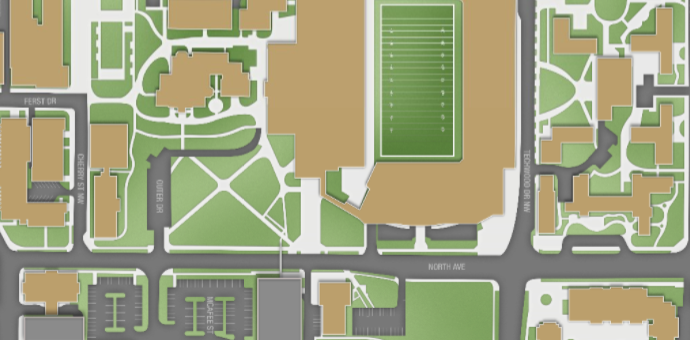
#> input picture Images/GA_5th_Quadrant.png, 690 x 340 px, found by its file name
$ jupyter execute campus_color.ipynb
#> lines starting #> are read from the running program, lines starting #| are printed output that depends on the picture
[cell 1]
import cv2
import numpy as np
from collections import Counter
import matplotlib.pyplot as plt

def get_dominant_colors(image, k=5):
    # Reshape the image to a 2D array of pixels
    pixels = image.reshape((-1, 3))

    # Convert to float32 type
    pixels = np.float32(pixels)

    # Define criteria for k-means clustering
    criteria = (cv2.TERM_CRITERIA_EPS + cv2.TERM_CRITERIA_MAX_ITER, 100, 0.2)

    # Apply k-means clustering to find dominant colors
    _, labels, palette = cv2.kmeans(pixels, k, None, criteria, 10, cv2.KMEANS_RANDOM_CENTERS)

    # Count each cluster (dominant color) and convert it to a percentage
    _, counts = np.unique(labels, return_counts=True)

    return palette, counts

def plot_colors(palette, counts):
    # Create a pie chart
    plt.figure(figsize=(8, 8))
    plt.pie(counts, labels=[f'{(c/sum(counts))*100:.2f}% - {tuple(map(int, color))}' for color, c in zip(palette, counts)],
            colors=[color/255 for color in palette], startangle=90)
    plt.axis('equal')
    plt.show()

# Load the image
image_path = 'Images\GA_5th_Quadrant.png'  # Replace with your image path
image = cv2.imread(image_path)
#> image is the input picture: shape (340, 690, 3); mean B, G, R 130.7, 164.4, 162.6

# Convert image from BGR to RGB (OpenCV loads images in BGR format)
image = cv2.cvtColor(image, cv2.COLOR_BGR2RGB)

# Get dominant colors and their percentages
palette, counts = get_dominant_colors(image, k=5)
#> in get_dominant_colors, `_, labels, palette = cv2.kmeans(pixels, k, None, criteria, 10, cv2.KME..`: palette = [[187.2, 159.8, 109.8], [111.2, 119.1, 104.4], [141.5, 168.7, 115.3], [230.5, 231.5, 228.4], [187.9, 191.2, 171.7]]
#> in get_dominant_colors, `_, counts = np.unique(labels, return_counts=True)`: counts = [66166, 56848, 63149, 32759, 15678]
#> counts = [66166, 56848, 63149, 32759, 15678]

# Plot the colors
plot_colors(palette, counts)
#> in plot_colors, `plt.show()`:
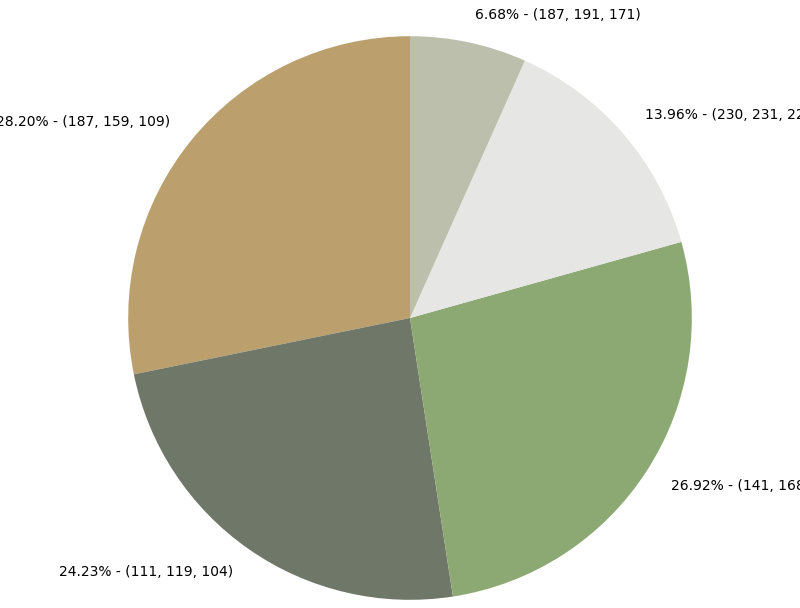
#> figure drawn by matplotlib, 1 panel

# Print the color percentages
for color, count in zip(palette, counts):
    percentage = (count / sum(counts)) * 100
    print(f'Color: {tuple(map(int, color))}, Percentage: {percentage:.2f}%')
#> this loop made 5 passes
#> (color, count, percentage) on passes 1 to 5: ([187.2, 159.8, 109.8], 66166, 28.2), ([111.2, 119.1, 104.4], 56848, 24.23), ([141.5, 168.7, 115.3], 63149, 26.92), ([230.5, 231.5, 228.4], 32759, 13.96), ([187.9, 191.2, 171.7], 15678, 6.68)
#| Color: (187, 159, 109), Percentage: 28.20%
#| Color: (111, 119, 104), Percentage: 24.23%
#| Color: (141, 168, 115), Percentage: 26.92%
#| Color: (230, 231, 228), Percentage: 13.96%
#| Color: (187, 191, 171), Percentage: 6.68%


$ run again, with Images/GA_4th_Quadrant.png copied over Images/GA_5th_Quadrant.png
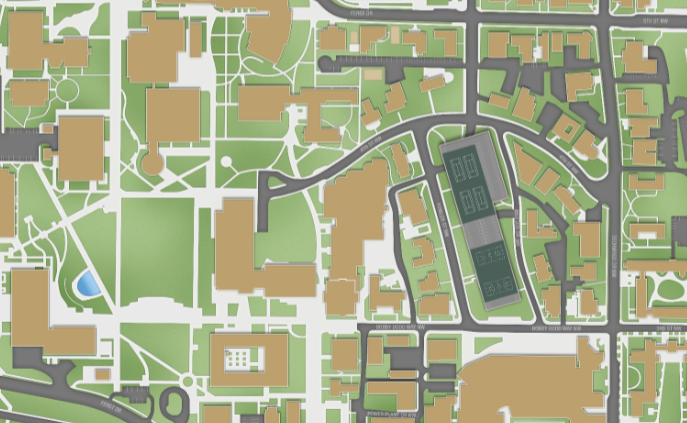
#> input picture Images/GA_4th_Quadrant.png, 687 x 423 px, found by its file name
#> image is the input picture: shape (423, 687, 3); mean B, G, R 137.7, 172, 167.5
#> in get_dominant_colors, `_, labels, palette = cv2.kmeans(pixels, k, None, criteria, 10, cv2.KME..`: palette = [[187.3, 160.2, 110.9], [142.5, 170.3, 115.2], [110.7, 114.9, 109.2], [170.8, 187.5, 146.3], [227.2, 229.3, 224.3]]
#> in get_dominant_colors, `_, counts = np.unique(labels, return_counts=True)`: counts = [68233, 71835, 48489, 51429, 50615]
#> in plot_colors, `plt.show()`:
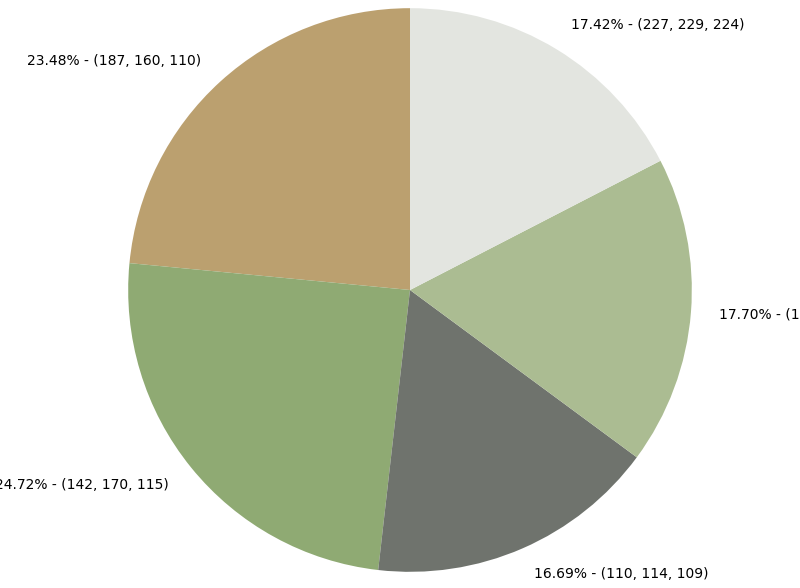
#> figure drawn by matplotlib, 1 panel
#> the loop `for color, count in zip(palette, counts):` made 5 passes
#> (color, count, percentage) on passes 1 to 5: ([187.3, 160.2, 110.9], 68233, 23.48), ([142.5, 170.3, 115.2], 71835, 24.72), ([110.7, 114.9, 109.2], 48489, 16.69), ([170.8, 187.5, 146.3], 51429, 17.7), ([227.2, 229.3, 224.3], 50615, 17.42)
#> (printed output is left out)

$ run again, with Images/GA_1st_Quadrant.png copied over Images/GA_5th_Quadrant.png
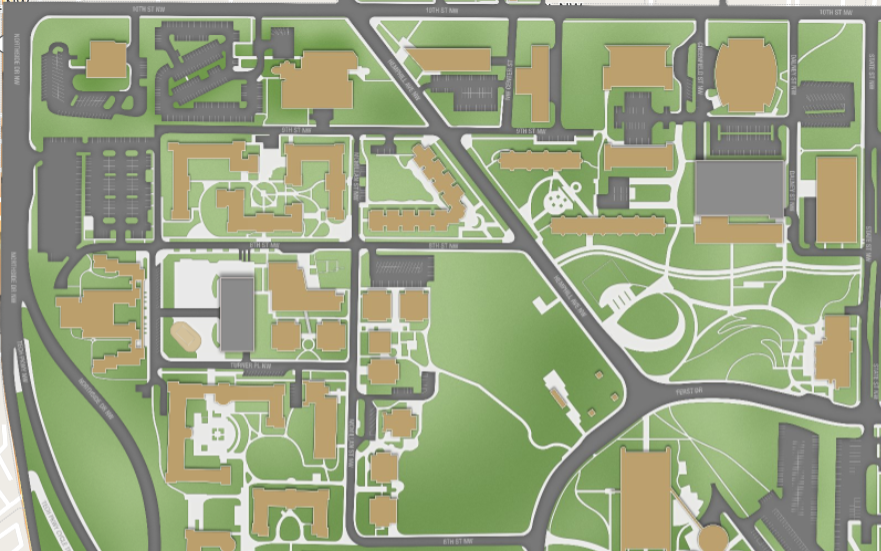
#> input picture Images/GA_1st_Quadrant.png, 881 x 551 px, found by its file name
#> image is the input picture: shape (551, 881, 3); mean B, G, R 128.2, 163, 152.2
#> in get_dominant_colors, `_, labels, palette = cv2.kmeans(pixels, k, None, criteria, 10, cv2.KME..`: palette = [[167.7, 173.2, 121.8], [116.2, 117.5, 114.7], [131.2, 163.8, 101.2], [230.1, 231.7, 226.8], [189.3, 195.7, 174.5]]
#> in get_dominant_colors, `_, counts = np.unique(labels, return_counts=True)`: counts = [159811, 130381, 118800, 46898, 29541]
#> in plot_colors, `plt.show()`:
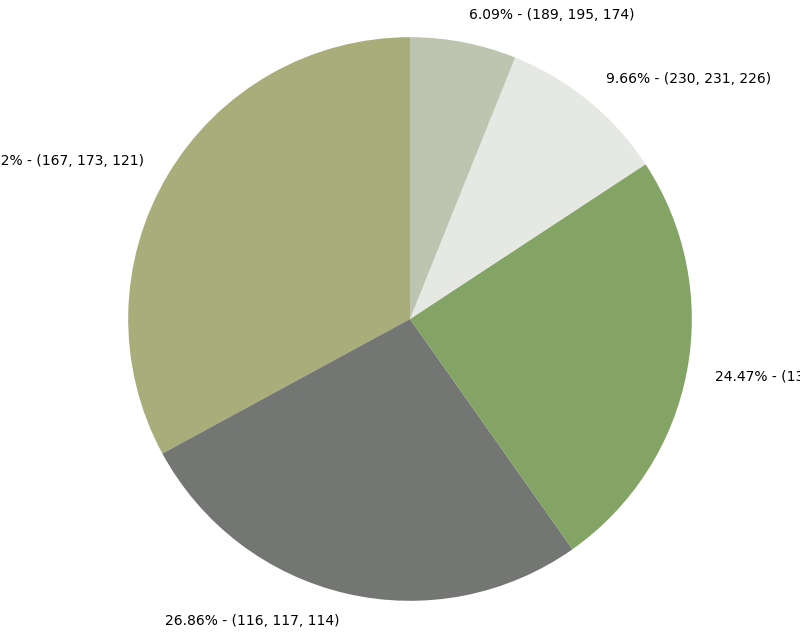
#> figure drawn by matplotlib, 1 panel
#> the loop `for color, count in zip(palette, counts):` made 5 passes
#> (color, count, percentage) on passes 1 to 5: ([167.7, 173.2, 121.8], 159811, 32.92), ([116.2, 117.5, 114.7], 130381, 26.86), ([131.2, 163.8, 101.2], 118800, 24.47), ([230.1, 231.7, 226.8], 46898, 9.66), ([189.3, 195.7, 174.5], 29541, 6.09)
#> (printed output is left out)

$ run again, with Images/GA_2nd_Quadrant.png copied over Images/GA_5th_Quadrant.png
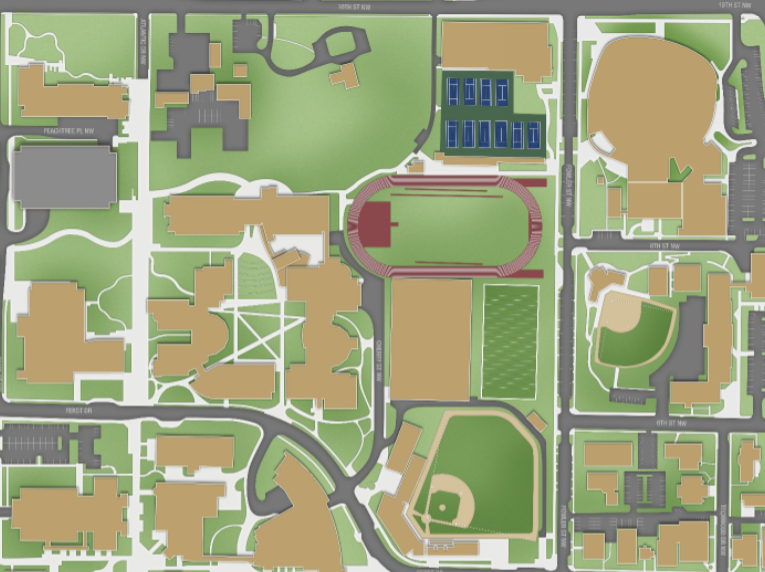
#> input picture Images/GA_2nd_Quadrant.png, 765 x 572 px, found by its file name
#> image is the input picture: shape (572, 765, 3); mean B, G, R 126.6, 163.5, 158.4
#> in get_dominant_colors, `_, labels, palette = cv2.kmeans(pixels, k, None, criteria, 10, cv2.KME..`: palette = [[227.1, 229, 223.9], [172.5, 187.5, 144.9], [110.6, 117.7, 103.7], [140.1, 168.4, 112.6], [186.7, 159.1, 110.5]]
#> in get_dominant_colors, `_, counts = np.unique(labels, return_counts=True)`: counts = [45117, 69032, 103187, 115037, 105207]
#> in plot_colors, `plt.show()`:
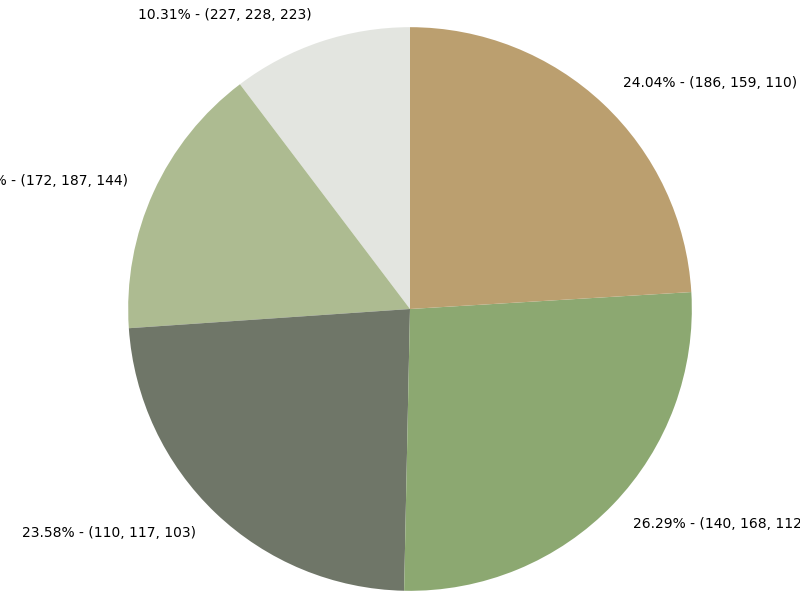
#> figure drawn by matplotlib, 1 panel
#> the loop `for color, count in zip(palette, counts):` made 5 passes
#> (color, count, percentage) on passes 1 to 5: ([227.1, 229, 223.9], 45117, 10.31), ([172.5, 187.5, 144.9], 69032, 15.78), ([110.6, 117.7, 103.7], 103187, 23.58), ([140.1, 168.4, 112.6], 115037, 26.29), ([186.7, 159.1, 110.5], 105207, 24.04)
#> (printed output is left out)
